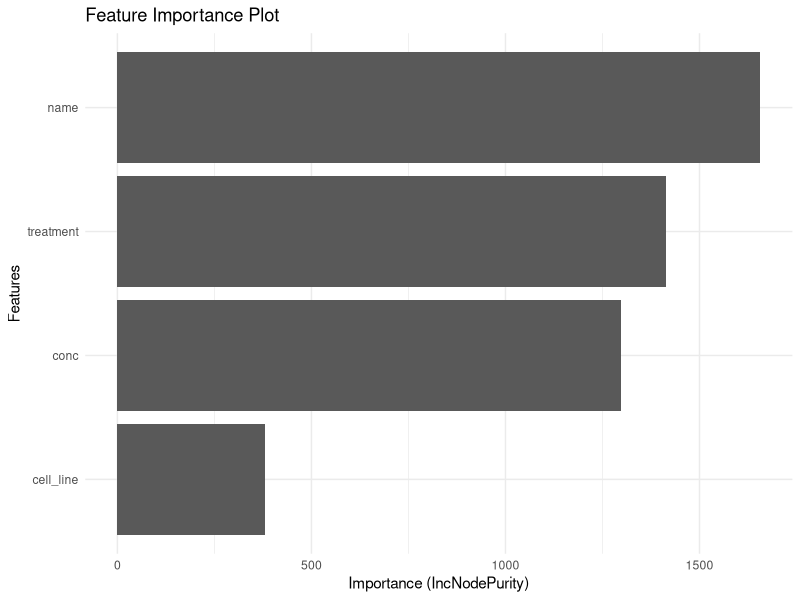
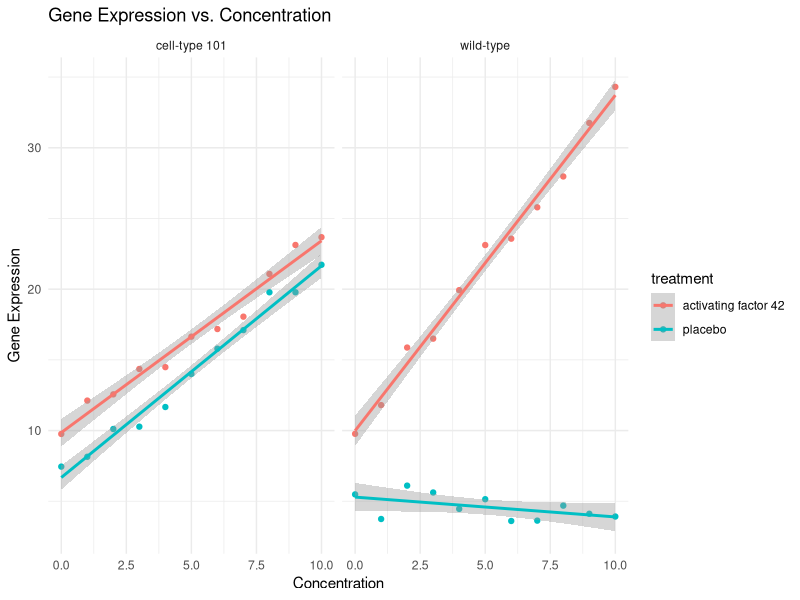
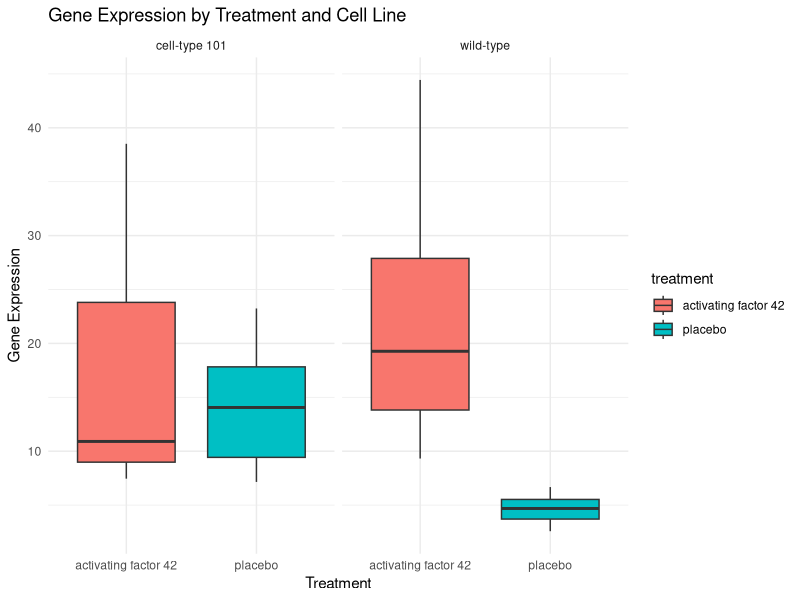

Reproduce these figures in R, in order.
library(readxl)
library(dplyr)
library(ggplot2)

# Read the data from the Excel file
data <- read_excel("raw_data/WIF-tis4d.xlsx")

# Clean the data by converting certain columns to lower case
data_cleaned <- data %>%
  mutate(
    cell_line = tolower(cell_line),
    treatment = tolower(treatment),
    name = tolower(name)
  )

# Generate Categorize data
Categorized_data <- data_cleaned %>%
  group_by(cell_line, treatment, conc) %>%
  summarise(
    Mean_Expression = mean(gene_expression, na.rm = TRUE),
    SD_Expression = sd(gene_expression, na.rm = TRUE),
    .groups = 'drop'  # This option drops the grouping
  )

# Create a line plot with points showing mean gene expression across treatments and concentrations
plot <- ggplot(Categorized_data, aes(x = conc, y = Mean_Expression, group = treatment, color = treatment)) +
  geom_line() +
  geom_point() +
  facet_wrap(~cell_line) +  # Create separate plots for each cell line
  labs(title = "Mean Gene Expression Across Treatments and Conc",
       x = "Conc", y = "Mean Gene Expression") +
  theme_minimal() +
  scale_color_brewer(palette = "Set1") +
  scale_x_continuous(breaks = seq(min(Categorized_data$conc), max(Categorized_data$conc), by = 1))  # Natural number sequence for x-axis



library(randomForest)
library(ggplot2)

# 假设data_cleaned是已清洗的数据
set.seed(123)
rf_model <- randomForest(gene_expression ~ ., data = data_cleaned, importance = TRUE)

# 提取特征重要性
importance_data <- as.data.frame(importance(rf_model))
importance_data$Feature <- rownames(importance_data)

# 绘制特征重要性图
importance_plot <- ggplot(importance_data, aes(x = reorder(Feature, IncNodePurity), y = IncNodePurity)) +
  geom_bar(stat = "identity") +
  coord_flip() +
  labs(title = "Feature Importance Plot",
       x = "Features",
       y = "Importance (IncNodePurity)") +
  theme_minimal()

# 保存图表
ggsave("figs/feature_importance_plot.png", importance_plot, width = 10, height = 6, dpi = 300)


# 创建散点图，显示不同处理和浓度下的基因表达
scatter_plot <- ggplot(Categorized_data, aes(x = conc, y = Mean_Expression, group = treatment, color = treatment)) +
  geom_point() +
  geom_smooth(method = "lm") +
  facet_wrap(~cell_line) +  # 根据细胞类型分组展示
  labs(title = "Gene Expression vs. Concentration",
       x = "Concentration",
       y = "Gene Expression") +
  theme_minimal()

# 保存图表
ggsave("figs/gene_expression_vs_concentration.png", scatter_plot, width = 10, height = 6, dpi = 300)

# 创建箱线图，显示不同处理和细胞类型下的基因表达
box_plot <- ggplot(data_cleaned, aes(x = treatment, y = gene_expression, fill = treatment)) +
  geom_boxplot() +
  facet_wrap(~cell_line) +  # 根据细胞类型分组展示
  labs(title = "Gene Expression by Treatment and Cell Line",
       x = "Treatment",
       y = "Gene Expression") +
  theme_minimal()

# 保存图表
ggsave("figs/gene_expression_by_treatment_cell_line.png", box_plot, width = 10, height = 6, dpi = 300)
